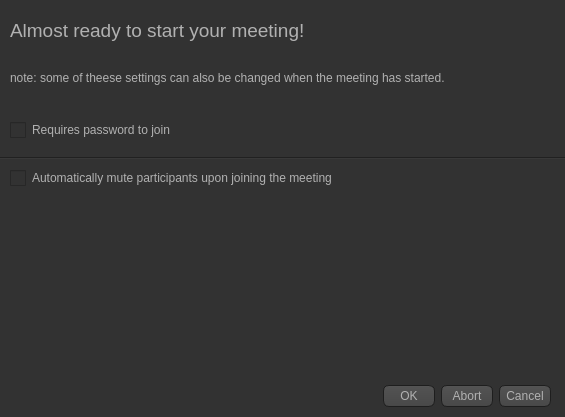
<?xml version="1.0" encoding="UTF-8"?>
<ui version="4.0">
 <class>CreateMeetingDialog</class>
 <widget class="QDialog" name="CreateMeetingDialog">
  <property name="geometry">
   <rect>
    <x>0</x>
    <y>0</y>
    <width>565</width>
    <height>417</height>
   </rect>
  </property>
  <property name="windowTitle">
   <string>Create a meeting</string>
  </property>
  <property name="styleSheet">
   <string notr="true">

QToolTip
{
     border: 1px solid black;
     background-color: #ffa02f;
     padding: 1px;
     border-radius: 3px;
     opacity: 100;
}

QWidget
{
    color: #b1b1b1;
    background-color: #323232;
}

QTreeView, QListView
{
    background-color: silver;
    margin-left: 5px;
}

QWidget:item:hover
{
    background-color: QLinearGradient( x1: 0, y1: 0, x2: 0, y2: 1, stop: 0 #ffa02f, stop: 1 #ca0619);
    color: #000000;
}

QWidget:item:selected
{
    background-color: QLinearGradient( x1: 0, y1: 0, x2: 0, y2: 1, stop: 0 #ffa02f, stop: 1 #d7801a);
}

QMenuBar::item
{
    background: transparent;
}

QMenuBar::item:selected
{
    background: transparent;
    border: 1px solid #ffaa00;
}

QMenuBar::item:pressed
{
    background: #444;
    border: 1px solid #000;
    background-color: QLinearGradient(
        x1:0, y1:0,
        x2:0, y2:1,
        stop:1 #212121,
        stop:0.4 #343434/*,
        stop:0.2 #343434,
        stop:0.1 #ffaa00*/
    );
    margin-bottom:-1px;
    padding-bottom:1px;
}

QMenu
{
    border: 1px solid #000;
}

QMenu::item
{
    padding: 2px 20px 2px 20px;
}

QMenu::item:selected
{
    color: #000000;
}

QWidget:disabled
{
    color: #808080;
    background-color: #323232;
}

QAbstractItemView
{
    background-color: QLinearGradient( x1: 0, y1: 0, x2: 0, y2: 1, stop: 0 #4d4d4d, stop: 0.1 #646464, stop: 1 #5d5d5d);
}

QWidget:focus
{
    /*border: 1px solid darkgray;*/
}

QLineEdit
{
    background-color: QLinearGradient( x1: 0, y1: 0, x2: 0, y2: 1, stop: 0 #4d4d4d, stop: 0 #646464, stop: 1 #5d5d5d);
    padding: 1px;
    border-style: solid;
    border: 1px solid #1e1e1e;
    border-radius: 5;
}

QPushButton
{
    color: #b1b1b1;
    background-color: QLinearGradient( x1: 0, y1: 0, x2: 0, y2: 1, stop: 0 #565656, stop: 0.1 #525252, stop: 0.5 #4e4e4e, stop: 0.9 #4a4a4a, stop: 1 #464646);
    border-width: 1px;
    border-color: #1e1e1e;
    border-style: solid;
    border-radius: 6;
    padding: 3px;
    font-size: 12px;
    padding-left: 5px;
    padding-right: 5px;
    min-width: 40px;
}

QPushButton:pressed
{
    background-color: QLinearGradient( x1: 0, y1: 0, x2: 0, y2: 1, stop: 0 #2d2d2d, stop: 0.1 #2b2b2b, stop: 0.5 #292929, stop: 0.9 #282828, stop: 1 #252525);
}

QComboBox
{
    selection-background-color: #ffaa00;
    background-color: QLinearGradient( x1: 0, y1: 0, x2: 0, y2: 1, stop: 0 #565656, stop: 0.1 #525252, stop: 0.5 #4e4e4e, stop: 0.9 #4a4a4a, stop: 1 #464646);
    border-style: solid;
    border: 1px solid #1e1e1e;
    border-radius: 5;
}

QComboBox:hover,QPushButton:hover
{
    border: 2px solid QLinearGradient( x1: 0, y1: 0, x2: 0, y2: 1, stop: 0 #ffa02f, stop: 1 #d7801a);
}


QComboBox:on
{
    padding-top: 3px;
    padding-left: 4px;
    background-color: QLinearGradient( x1: 0, y1: 0, x2: 0, y2: 1, stop: 0 #2d2d2d, stop: 0.1 #2b2b2b, stop: 0.5 #292929, stop: 0.9 #282828, stop: 1 #252525);
    selection-background-color: #ffaa00;
}

QComboBox QAbstractItemView
{
    border: 2px solid darkgray;
    selection-background-color: QLinearGradient( x1: 0, y1: 0, x2: 0, y2: 1, stop: 0 #ffa02f, stop: 1 #d7801a);
}

QComboBox::drop-down
{
     subcontrol-origin: padding;
     subcontrol-position: top right;
     width: 15px;

     border-left-width: 0px;
     border-left-color: darkgray;
     border-left-style: solid; /* just a single line */
     border-top-right-radius: 3px; /* same radius as the QComboBox */
     border-bottom-right-radius: 3px;
 }

QComboBox::down-arrow
{
     image: url(:/dark_orange/img/down_arrow.png);
}

QGroupBox
{
    border: 1px solid darkgray;
    margin-top: 10px;
}

QGroupBox:focus
{
    border: 1px solid darkgray;
}

QTextEdit:focus
{
    border: 1px solid darkgray;
}

QScrollBar:horizontal {
     border: 1px solid #222222;
     background: QLinearGradient( x1: 0, y1: 0, x2: 0, y2: 1, stop: 0.0 #121212, stop: 0.2 #282828, stop: 1 #484848);
     height: 7px;
     margin: 0px 16px 0 16px;
}

QScrollBar::handle:horizontal
{
      background: QLinearGradient( x1: 0, y1: 0, x2: 1, y2: 0, stop: 0 #ffa02f, stop: 0.5 #d7801a, stop: 1 #ffa02f);
      min-height: 20px;
      border-radius: 2px;
}

QScrollBar::add-line:horizontal {
      border: 1px solid #1b1b19;
      border-radius: 2px;
      background: QLinearGradient( x1: 0, y1: 0, x2: 1, y2: 0, stop: 0 #ffa02f, stop: 1 #d7801a);
      width: 14px;
      subcontrol-position: right;
      subcontrol-origin: margin;
}

QScrollBar::sub-line:horizontal {
      border: 1px solid #1b1b19;
      border-radius: 2px;
      background: QLinearGradient( x1: 0, y1: 0, x2: 1, y2: 0, stop: 0 #ffa02f, stop: 1 #d7801a);
      width: 14px;
     subcontrol-position: left;
     subcontrol-origin: margin;
}

QScrollBar::right-arrow:horizontal, QScrollBar::left-arrow:horizontal
{
      border: 1px solid black;
      width: 1px;
      height: 1px;
      background: white;
}

QScrollBar::add-page:horizontal, QScrollBar::sub-page:horizontal
{
      background: none;
}

QScrollBar:vertical
{
      background: QLinearGradient( x1: 0, y1: 0, x2: 1, y2: 0, stop: 0.0 #121212, stop: 0.2 #282828, stop: 1 #484848);
      width: 7px;
      margin: 16px 0 16px 0;
      border: 1px solid #222222;
}

QScrollBar::handle:vertical
{
      background: QLinearGradient( x1: 0, y1: 0, x2: 0, y2: 1, stop: 0 #ffa02f, stop: 0.5 #d7801a, stop: 1 #ffa02f);
      min-height: 20px;
      border-radius: 2px;
}

QScrollBar::add-line:vertical
{
      border: 1px solid #1b1b19;
      border-radius: 2px;
      background: QLinearGradient( x1: 0, y1: 0, x2: 0, y2: 1, stop: 0 #ffa02f, stop: 1 #d7801a);
      height: 14px;
      subcontrol-position: bottom;
      subcontrol-origin: margin;
}

QScrollBar::sub-line:vertical
{
      border: 1px solid #1b1b19;
      border-radius: 2px;
      background: QLinearGradient( x1: 0, y1: 0, x2: 0, y2: 1, stop: 0 #d7801a, stop: 1 #ffa02f);
      height: 14px;
      subcontrol-position: top;
      subcontrol-origin: margin;
}

QScrollBar::up-arrow:vertical, QScrollBar::down-arrow:vertical
{
      border: 1px solid black;
      width: 1px;
      height: 1px;
      background: white;
}


QScrollBar::add-page:vertical, QScrollBar::sub-page:vertical
{
      background: none;
}

QTextEdit
{
    background-color: #242424;
}

QPlainTextEdit
{
    background-color: #242424;
}

QHeaderView::section
{
    background-color: QLinearGradient(x1:0, y1:0, x2:0, y2:1, stop:0 #616161, stop: 0.5 #505050, stop: 0.6 #434343, stop:1 #656565);
    color: white;
    padding-left: 4px;
    border: 1px solid #6c6c6c;
}

QCheckBox:disabled
{
color: #414141;
}

QDockWidget::title
{
    text-align: center;
    spacing: 3px; /* spacing between items in the tool bar */
    background-color: QLinearGradient(x1:0, y1:0, x2:0, y2:1, stop:0 #323232, stop: 0.5 #242424, stop:1 #323232);
}

QDockWidget::close-button, QDockWidget::float-button
{
    text-align: center;
    spacing: 1px; /* spacing between items in the tool bar */
    background-color: QLinearGradient(x1:0, y1:0, x2:0, y2:1, stop:0 #323232, stop: 0.5 #242424, stop:1 #323232);
}

QDockWidget::close-button:hover, QDockWidget::float-button:hover
{
    background: #242424;
}

QDockWidget::close-button:pressed, QDockWidget::float-button:pressed
{
    padding: 1px -1px -1px 1px;
}

QMainWindow::separator
{
    background-color: QLinearGradient(x1:0, y1:0, x2:0, y2:1, stop:0 #161616, stop: 0.5 #151515, stop: 0.6 #212121, stop:1 #343434);
    color: white;
    padding-left: 4px;
    border: 1px solid #4c4c4c;
    spacing: 3px; /* spacing between items in the tool bar */
}

QMainWindow::separator:hover
{

    background-color: QLinearGradient(x1:0, y1:0, x2:0, y2:1, stop:0 #d7801a, stop:0.5 #b56c17 stop:1 #ffa02f);
    color: white;
    padding-left: 4px;
    border: 1px solid #6c6c6c;
    spacing: 3px; /* spacing between items in the tool bar */
}

QToolBar::handle
{
     spacing: 3px; /* spacing between items in the tool bar */
     background: url(:/dark_orange/img/handle.png);
}

QMenu::separator
{
    height: 2px;
    background-color: QLinearGradient(x1:0, y1:0, x2:0, y2:1, stop:0 #161616, stop: 0.5 #151515, stop: 0.6 #212121, stop:1 #343434);
    color: white;
    padding-left: 4px;
    margin-left: 10px;
    margin-right: 5px;
}

QProgressBar
{
    border: 2px solid grey;
    border-radius: 5px;
    text-align: center;
}

QProgressBar::chunk
{
    background-color: #d7801a;
    width: 2.15px;
    margin: 0.5px;
}

QTabBar::tab {
    color: #b1b1b1;
    border: 1px solid #444;
    border-bottom-style: none;
    background-color: #323232;
    padding-left: 10px;
    padding-right: 10px;
    padding-top: 3px;
    padding-bottom: 2px;
    margin-right: -1px;
}

QTabWidget::pane {
    border: 1px solid #444;
    top: 1px;
}

QTabBar::tab:last
{
    margin-right: 0; /* the last selected tab has nothing to overlap with on the right */
    border-top-right-radius: 3px;
}

QTabBar::tab:first:!selected
{
 margin-left: 0px; /* the last selected tab has nothing to overlap with on the right */


    border-top-left-radius: 3px;
}

QTabBar::tab:!selected
{
    color: #b1b1b1;
    border-bottom-style: solid;
    margin-top: 3px;
    background-color: QLinearGradient(x1:0, y1:0, x2:0, y2:1, stop:1 #212121, stop:.4 #343434);
}

QTabBar::tab:selected
{
    border-top-left-radius: 3px;
    border-top-right-radius: 3px;
    margin-bottom: 0px;
}

QTabBar::tab:!selected:hover
{
    /*border-top: 2px solid #ffaa00;
    padding-bottom: 3px;*/
    border-top-left-radius: 3px;
    border-top-right-radius: 3px;
    background-color: QLinearGradient(x1:0, y1:0, x2:0, y2:1, stop:1 #212121, stop:0.4 #343434, stop:0.2 #343434, stop:0.1 #ffaa00);
}

QRadioButton::indicator:checked, QRadioButton::indicator:unchecked{
    color: #b1b1b1;
    background-color: #323232;
    border: 1px solid #b1b1b1;
    border-radius: 6px;
}

QRadioButton::indicator:checked
{
    background-color: qradialgradient(
        cx: 0.5, cy: 0.5,
        fx: 0.5, fy: 0.5,
        radius: 1.0,
        stop: 0.25 #ffaa00,
        stop: 0.3 #323232
    );
}

QCheckBox::indicator{
    width: 16px;
    height: 16px;
}

QRadioButton::indicator
{
    border-radius: 6px;
}



QCheckBox::indicator:disabled, QRadioButton::indicator:disabled
{
    border: 1px solid #444;
}


QSlider::groove:horizontal {
    border: 1px solid #3A3939;
    height: 8px;
    background: #201F1F;
    margin: 2px 0;
    border-radius: 2px;
}

QSlider::handle:horizontal {
    background: QLinearGradient( x1: 0, y1: 0, x2: 0, y2: 1,
      stop: 0.0 silver, stop: 0.2 #a8a8a8, stop: 1 #727272);
    border: 1px solid #3A3939;
    width: 14px;
    height: 14px;
    margin: -4px 0;
    border-radius: 2px;
}

QSlider::groove:vertical {
    border: 1px solid #3A3939;
    width: 8px;
    background: #201F1F;
    margin: 0 0px;
    border-radius: 2px;
}

QSlider::handle:vertical {
    background: QLinearGradient( x1: 0, y1: 0, x2: 0, y2: 1, stop: 0.0 silver,
      stop: 0.2 #a8a8a8, stop: 1 #727272);
    border: 1px solid #3A3939;
    width: 14px;
    height: 14px;
    margin: 0 -4px;
    border-radius: 2px;
}

QAbstractSpinBox {
    padding-top: 2px;
    padding-bottom: 2px;
    border: 1px solid darkgray;

    border-radius: 2px;
    min-width: 50px;
}</string>
  </property>
  <widget class="QDialogButtonBox" name="buttonBox">
   <property name="geometry">
    <rect>
     <x>30</x>
     <y>381</y>
     <width>521</width>
     <height>31</height>
    </rect>
   </property>
   <property name="orientation">
    <enum>Qt::Horizontal</enum>
   </property>
   <property name="standardButtons">
    <set>QDialogButtonBox::Abort|QDialogButtonBox::Cancel|QDialogButtonBox::Ok</set>
   </property>
  </widget>
  <widget class="QCheckBox" name="checkBox">
   <property name="geometry">
    <rect>
     <x>10</x>
     <y>120</y>
     <width>561</width>
     <height>20</height>
    </rect>
   </property>
   <property name="text">
    <string>Requires password to join</string>
   </property>
  </widget>
  <widget class="Line" name="line">
   <property name="geometry">
    <rect>
     <x>-20</x>
     <y>150</y>
     <width>651</width>
     <height>16</height>
    </rect>
   </property>
   <property name="orientation">
    <enum>Qt::Horizontal</enum>
   </property>
  </widget>
  <widget class="QLabel" name="label">
   <property name="geometry">
    <rect>
     <x>10</x>
     <y>10</y>
     <width>561</width>
     <height>41</height>
    </rect>
   </property>
   <property name="font">
    <font>
     <pointsize>14</pointsize>
    </font>
   </property>
   <property name="text">
    <string>Almost ready to start your meeting!</string>
   </property>
  </widget>
  <widget class="QLabel" name="label_2">
   <property name="geometry">
    <rect>
     <x>10</x>
     <y>70</y>
     <width>521</width>
     <height>16</height>
    </rect>
   </property>
   <property name="text">
    <string>note: some of theese settings can also be changed when the meeting has started.</string>
   </property>
  </widget>
  <widget class="QCheckBox" name="checkBox_2">
   <property name="geometry">
    <rect>
     <x>10</x>
     <y>170</y>
     <width>601</width>
     <height>16</height>
    </rect>
   </property>
   <property name="text">
    <string>Automatically mute participants upon joining the meeting</string>
   </property>
  </widget>
 </widget>
 <resources/>
 <connections>
  <connection>
   <sender>buttonBox</sender>
   <signal>accepted()</signal>
   <receiver>CreateMeetingDialog</receiver>
   <slot>accept()</slot>
   <hints>
    <hint type="sourcelabel">
     <x>248</x>
     <y>254</y>
    </hint>
    <hint type="destinationlabel">
     <x>157</x>
     <y>274</y>
    </hint>
   </hints>
  </connection>
  <connection>
   <sender>buttonBox</sender>
   <signal>rejected()</signal>
   <receiver>CreateMeetingDialog</receiver>
   <slot>reject()</slot>
   <hints>
    <hint type="sourcelabel">
     <x>316</x>
     <y>260</y>
    </hint>
    <hint type="destinationlabel">
     <x>286</x>
     <y>274</y>
    </hint>
   </hints>
  </connection>
 </connections>
</ui>
